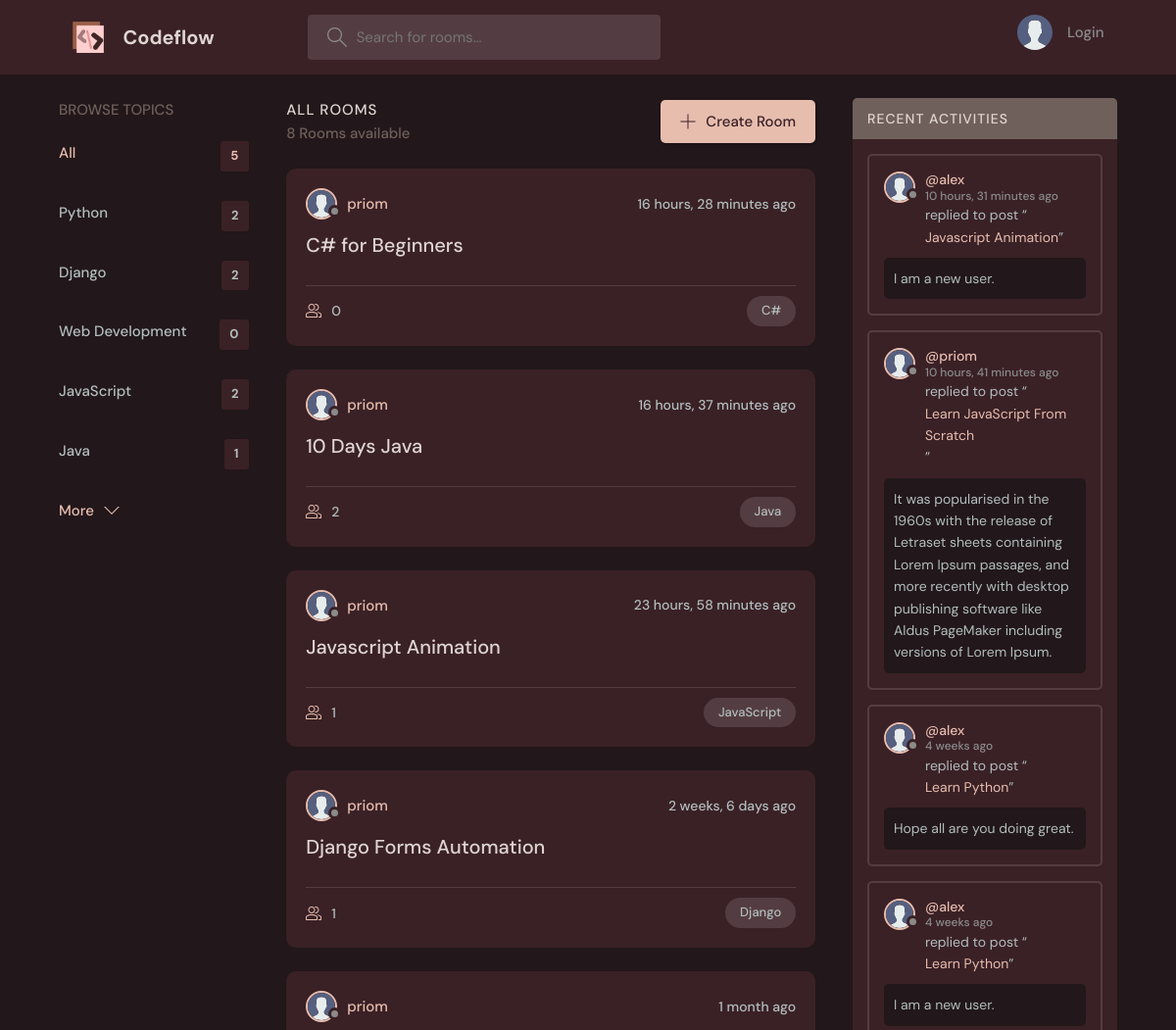
/ (upper part), run on an earlier commit of the app's database.
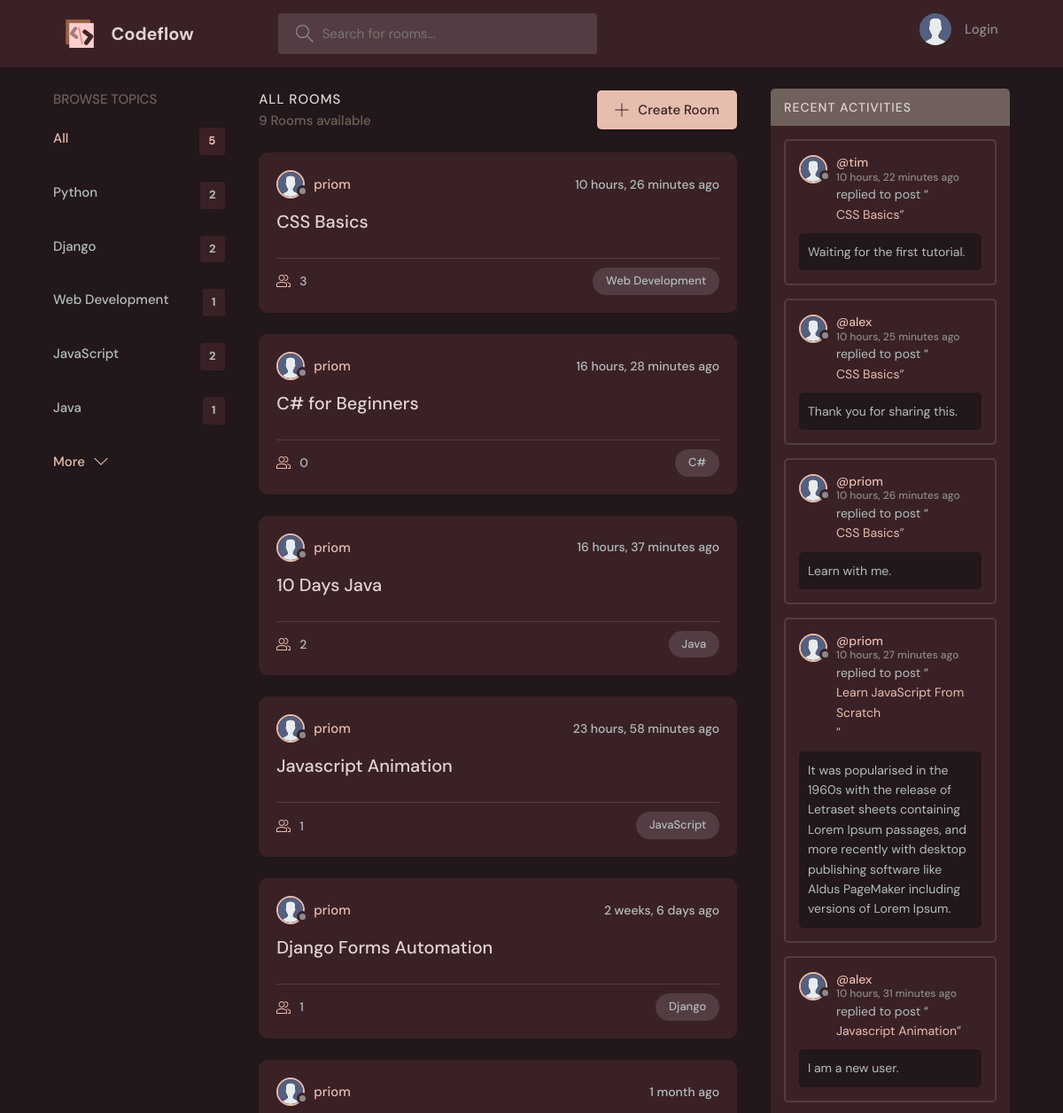
And on a later commit of the database.
### base/models.py (models this page shows, shortened)
class Topic(models.Model):
    name = models.CharField(max_length=200)

class Room(models.Model):
    host = models.ForeignKey(User, on_delete=models.SET_NULL, null=True)
    topic = models.ForeignKey(Topic, on_delete=models.SET_NULL, null=True)
    name = models.CharField(max_length=200)
    description = models.TextField(null=True, blank=True)
    participants = models.ManyToManyField(
        User, related_name='participants', blank=True)
    updated = models.DateTimeField(auto_now=True)
    created = models.DateTimeField(auto_now_add=True)
    class Meta:
        ordering = ['-updated', '-created']
    def __str__(self):
        return self.name

class Message(models.Model):
    user = models.ForeignKey(User, on_delete=models.CASCADE)
    room = models.ForeignKey(Room, on_delete=models.CASCADE)
    body = models.TextField()
    updated = models.DateTimeField(auto_now=True)
    created = models.DateTimeField(auto_now_add=True)
    class Meta:
        ordering = ['-updated', '-created']

### base/views.py (the view)
# urls.py: path('', views.home, name="home"),
def home(request):
    q = request.GET.get('q') if request.GET.get('q') != None else ""
    rooms = Room.objects.filter(
        Q(topic__name__icontains=q) |
        Q(name__icontains=q) |
        Q(description__icontains=q)
    )
    topics = Topic.objects.all()[0:5]
    room_count = rooms.count()
    room_messages = Message.objects.filter(Q(room__topic__name__icontains=q))
    context = {'room': rooms, 'topics': topics,
               'room_count': room_count, 'room_messages': room_messages}
    return render(request, 'base/home.html', context)

### base/templates/base/home.html (shortened to what this page needs)
{% extends 'main.html' %}
{% block content %}
<main class="layout layout--3">
  <div class="container">
    {% include 'base/topics_component.html' %}
    <div class="roomList">
      <div class="roomList__header">
        <div>
          <h2>All Rooms</h2>
          <p>{{room_count}} Rooms available</p>
        </div>
        <a class="btn btn--main" href="{% url 'create-room' %}">
          <svg version="1.1" xmlns="http://www.w3.org/2000/svg" width="32" height="32" viewBox="0 0 32 32">
            <title>add</title>
            <path
              d="M16.943 0.943h-1.885v14.115h-14.115v1.885h14.115v14.115h1.885v-14.115h14.115v-1.885h-14.115v-14.115z">
            </path>
          </svg>
          Create Room
        </a>
      </div>
      {% include 'base/feed_component.html' %}
    </div>
    {% include 'base/activity_component.html' %}
  </div>
</main>
{% endblock %}

### base/templates/base/topics_component.html
<div class="topics">
    <div class="topics__header">
        <h2>Browse Topics</h2>
    </div>
    <ul class="topics__list">
        <li>
            <a href="{% url 'home' %}" class="active">All <span>{{topics.count}}</span></a>
        </li>
        {% for topic in topics %}
        <li>
            <a href="{% url 'home' %}?q={{topic.name}}">{{topic.name}} <span>{{topic.room_set.all.count}}</span></a>
        </li>
        {% endfor %}
    </ul>
    <a class="btn btn--link" href="{% url 'topics' %}">
        More
        <svg version="1.1" xmlns="http://www.w3.org/2000/svg" width="32" height="32" viewBox="0 0 32 32">
            <title>chevron-down</title>
            <path d="M16 21l-13-13h-3l16 16 16-16h-3l-13 13z"></path>
        </svg>
    </a>
</div>

### base/templates/base/feed_component.html (shortened to what this page needs)
{% load static %}
{% for rooms in room %}
<div class="roomListRoom">
    <div class="roomListRoom__header">
        <a href="{% url 'user-profile' rooms.host.id %}" class="roomListRoom__author">
            <div class="avatar avatar--small">
                <img src="{% static 'images/avatar.svg' %}" />
            </div>
            <span>{{rooms.host.username}}</span>
        </a>
        <div class="roomListRoom__actions">
            <span>{{rooms.created|timesince}} ago</span>
        </div>
    </div>
    <div class="roomListRoom__content">
        <a href="{% url 'room' rooms.id %}">{{rooms.name}}</a>
    </div>
    <div class="roomListRoom__meta">
        <a href="{% url 'room' rooms.id %}" class="roomListRoom__joined">
            {{rooms.participants.all.count}}
        </a>
        <p class="roomListRoom__topic">{{rooms.topic.name}}</p>
    </div>
</div>
{% endfor %}

### base/templates/base/activity_component.html (shortened to what this page needs)
{% load static %}
<div class="activities">
    <div class="activities__header">
        <h2>Recent Activities</h2>
    </div>
    {% for message in room_messages %}
    <div class="activities__box">
        <div class="activities__boxHeader roomListRoom__header">
            <a href="{% url 'user-profile' message.user.id %}" class="roomListRoom__author">
                <div class="avatar avatar--small">
                    <img src="{% static 'images/avatar.svg' %}" />
                </div>
                <p>
                    @{{message.user}}
                    <span>{{message.created|timesince}} ago</span>
                </p>
            </a>
        </div>
        <div class="activities__boxContent">
            <p>replied to post “<a href="{% url 'room' message.room.id %}">{{message.room}}</a>”</p>
            <div class="activities__boxRoomContent">
                {{message.body}}
            </div>
        </div>
    </div>
    {% endfor %}
</div>

What changed in the data, as far as the page shows it:
removed Message: user "priom", created "10 hours, 41 minutes", room "Learn JavaScript From Scratch", body "It was popularised in the 1960s with the release of Letraset sheets containing Lorem Ipsum passages, and more recently with desktop publishing software like Aldus PageMaker including versions of Lorem Ipsum."
no longer on this page (row unchanged): Message: user "alex", created "4 weeks", room "Learn Python", body "Hope all are you doing great."
no longer on this page (row unchanged): Message: user "alex", created "4 weeks", room "Learn Python", body "I am a new user."
computed for Topic "Web Development": room_set.all.count "0" → "1"
added Room: host.username "priom", created "10 hours, 26 minutes", name "CSS Basics", participants.all.count "3", topic.name "Web Development"
added Message: user "tim", created "10 hours, 22 minutes", room "CSS Basics", body "Waiting for the first tutorial."
added Message: user "alex", created "10 hours, 25 minutes", room "CSS Basics", body "Thank you for sharing this."
added Message: user "priom", created "10 hours, 26 minutes", room "CSS Basics", body "Learn with me."
added Message: user "priom", created "10 hours, 27 minutes", room "Learn JavaScript From Scratch", body "It was popularised in the 1960s with the release of Letraset sheets containing Lorem Ipsum passages, and more recently with desktop publishing software like Aldus PageMaker including versions of Lorem Ipsum."
Also different on the page:
{{ room_count }}: "8" → "9"
